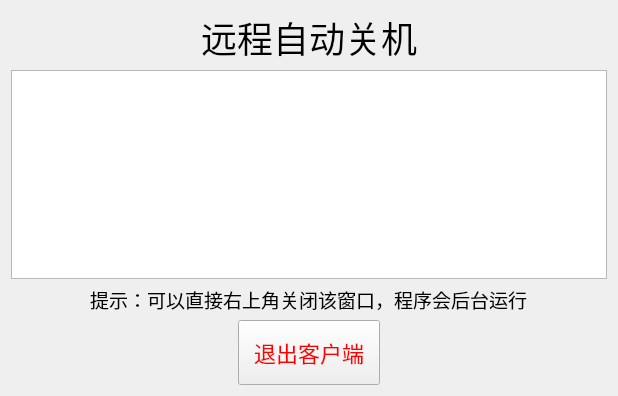
<?xml version="1.0" encoding="UTF-8"?>
<ui version="4.0">
 <class>mainWidget</class>
 <widget class="QWidget" name="mainWidget">
  <property name="geometry">
   <rect>
    <x>0</x>
    <y>0</y>
    <width>618</width>
    <height>396</height>
   </rect>
  </property>
  <property name="windowTitle">
   <string>Form</string>
  </property>
  <property name="styleSheet">
   <string notr="true">QLabel, QPushButton
{
	font: 14pt;
}</string>
  </property>
  <layout class="QVBoxLayout" name="verticalLayout">
   <item alignment="Qt::AlignHCenter">
    <widget class="QLabel" name="label_3">
     <property name="styleSheet">
      <string notr="true">font-size: 36px</string>
     </property>
     <property name="text">
      <string>远程自动关机</string>
     </property>
    </widget>
   </item>
   <item>
    <widget class="QTextBrowser" name="textBrowser">
     <property name="styleSheet">
      <string notr="true">font: 16px;</string>
     </property>
    </widget>
   </item>
   <item alignment="Qt::AlignHCenter">
    <widget class="QLabel" name="label_2">
     <property name="text">
      <string>提示：可以直接右上角关闭该窗口，程序会后台运行</string>
     </property>
    </widget>
   </item>
   <item alignment="Qt::AlignHCenter">
    <widget class="QPushButton" name="pushButton">
     <property name="maximumSize">
      <size>
       <width>200</width>
       <height>16777215</height>
      </size>
     </property>
     <property name="styleSheet">
      <string notr="true">padding: 15px 15px;
color: red;
font-size: 22px</string>
     </property>
     <property name="text">
      <string>退出客户端</string>
     </property>
    </widget>
   </item>
  </layout>
 </widget>
 <resources/>
 <connections/>
</ui>
